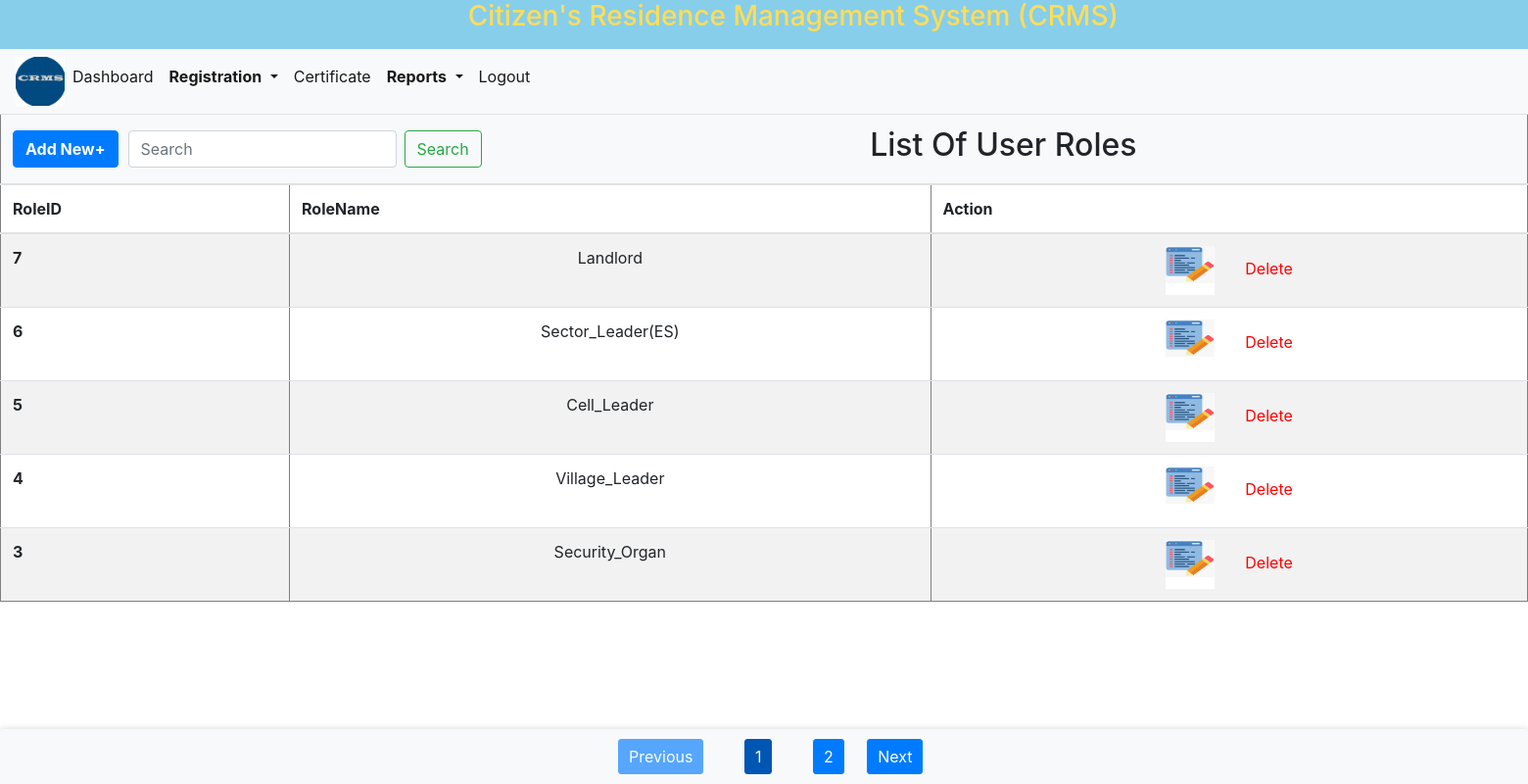
/Role.php (signed in), run on the app's committed database.
### tables this page shows
CREATE TABLE `roles` (
  `RoleID` int(11) NOT NULL,
  `RoleName` varchar(20) DEFAULT NULL
);

### Role.php (the view, shortened to what this page needs)
<!DOCTYPE html>
<html lang="en">
<head>
    <link rel="stylesheet" href="bootstrap/bootstrap.css">
    <link rel="stylesheet" href="css/style.css">
</head>
<body>
<?php include 'header.php'; ?>
    <?php
    $conn = new mysqli('localhost', 'super', '', 'crms');
    $records_per_page = 5;
    $page = isset($_GET['page']) ? (int)$_GET['page'] : 1;
    $offset = ($page - 1) * $records_per_page;
    $search_query = isset($_GET['search']) ? $conn->real_escape_string($_GET['search']) : '';
    $sql = "SELECT RoleID, RoleName
            FROM roles
            WHERE CONCAT_WS(' ', RoleName) LIKE ?
            ORDER BY RoleID DESC
            LIMIT ? OFFSET ?";
    $stmt = $conn->prepare($sql);
    $search_param = "%$search_query%";
    $stmt->bind_param("sii", $search_param, $records_per_page, $offset);
    $stmt->execute();
    $result = $stmt->get_result();
    $total_sql = "SELECT COUNT(*) as total FROM roles WHERE CONCAT_WS(' ', RoleName) LIKE ?";
    $total_stmt = $conn->prepare($total_sql);
    $total_stmt->bind_param("s", $search_param);
    $total_stmt->execute();
    $total_result = $total_stmt->get_result();
    $total_row = $total_result->fetch_assoc();
    $total_records = $total_row['total'];
    $total_pages = ceil($total_records / $records_per_page);
    if ($result->num_rows > 0) {
        echo "<div style='overflow-x: auto;'>";
        echo "<table border='1' class='table table-striped' style='min-width: 100%;'>";
        echo "<thead>";
        echo "<tr>
                <th colspan='16' style='text-align: left; background-color: #f8f9fa;'>
                    <div style='display: flex; align-items: center;'>
                        <div style='margin-right: 10px;'>
                            <a class='small' href='addUserrole.php'>
                                <button class='btn btn-primary'><b>Add New+</b></button>
                            </a>
                        </div>
                        <div style='margin-right: 10px;'>
                            <form class='form-inline my-2 my-lg-0' method='GET' action=''>
                                <input class='form-control mr-sm-2' type='search' name='search' placeholder='Search' aria-label='Search' value='" . htmlspecialchars($search_query) . "'>
                                <button class='btn btn-outline-success my-2 my-sm-0' type='submit'>Search</button>
                            </form>
                        </div>
                        <div style='flex: 1; text-align: center; font-size: 24px;'>
                            <h2 class='text-center'>List Of User Roles</h2>
                        </div>
                    </div>
                </th>
              </tr>";
        echo "<tr>
                <th align='Center' scope='col'>RoleID</th>
                <th align='Center' scope='col'>RoleName</th>
                <th align='Center' scope='col'>Action</th>
              </tr>";
        echo "</thead>";
        echo "<tbody>";
        while ($row = $result->fetch_assoc()) {
            echo "<tr>
                    <th align='Center'>" . htmlspecialchars($row["RoleID"]) . "</th>
                    <td align='Center'>" . htmlspecialchars($row["RoleName"]) . "</td>
                    <td align='Center'><a href='updateUserRole.php?roleid=" . htmlspecialchars($row["RoleID"]) . "' style='color: red;'><img src='images/edit.jpg' width='50px' height='50px'></a>
                    &nbsp&nbsp&nbsp&nbsp&nbsp&nbsp<a href='deleteRole.php?roleid=" . htmlspecialchars($row["RoleID"]) . "' style='color: red;'>Delete</a></td>
                  </tr>";
        }
        echo "</tbody>";
        echo "</table>";
        echo "</div>";
        echo "<div class='pagination'>";
        if ($page > 1) {
            echo "<a href='?page=" . ($page - 1) . "&search=" . urlencode($search_query) . "' class='btn btn-primary' style='background-color: #007bff; border-color: #007bff;'>Previous</a>";
        } else {
            echo "<span class='btn btn-primary disabled'>Previous</span>";
        }
        for ($i = 1; $i <= $total_pages; $i++) {
            if ($i == $page) {
                echo "<span class='current'>$i</span>";
            } else {
                echo "<a href='?page=$i&search=" . urlencode($search_query) . "'>$i</a>";
            }
        }
        if ($page < $total_pages) {
            echo "<a href='?page=" . ($page + 1) . "&search=" . urlencode($search_query) . "' class='btn btn-primary' style='background-color: #007bff; border-color: #007bff;'>Next</a>";
        } else {
            echo " &nbsp  &nbsp ";
            echo "<span class='btn btn-primary disabled'>Next</span>";
        }
        echo "</div>";
    }
    ?>
</body>
</html>

### css/style.css (style rules this page uses)
html, body { height: 100%; margin: 0; padding: 0; }
.pagination { display: flex; justify-content: center; align-items: center; position: fixed; bottom: 0; width: 100%; background-color: #f8f9fa; padding: 10px 0; box-shadow: 0 -2px 5px rgba(0, 0, 0, 0.1); z-index: 1000; }
.pagination a, .pagination span { margin: 0 5px; text-decoration: none; padding: 5px 10px; color: #fff; background-color: #007bff; border: 1px solid #007bff; border-radius: 3px; }
.pagination span.current { background-color: #0056b3; border-color: #0056b3; }

### data on the page
roles: RoleID "7", RoleName "Landlord"
roles: RoleID "6", RoleName "Sector_Leader(ES)"
roles: RoleID "5", RoleName "Cell_Leader"
roles: RoleID "4", RoleName "Village_Leader"
roles: RoleID "3", RoleName "Security_Organ"
